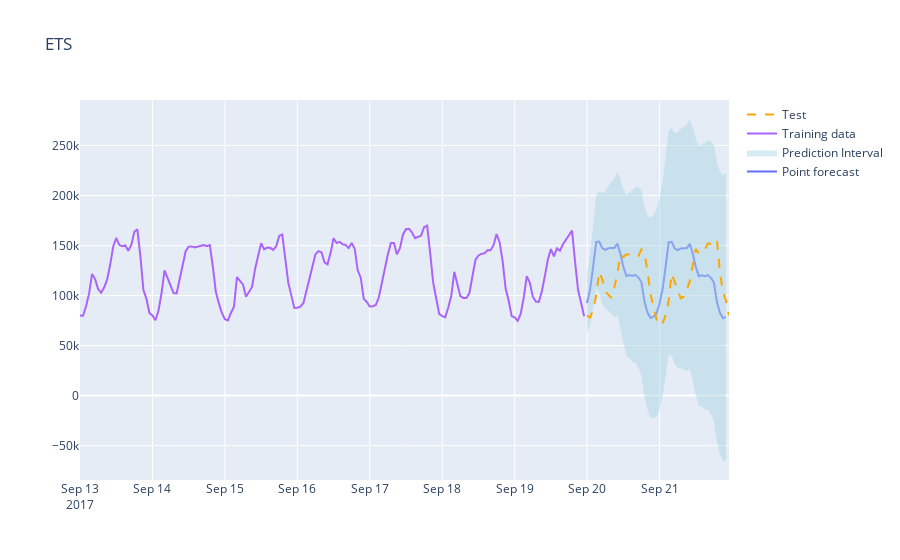

The code cell stored with this chart in its notebook:
### Code cell
fig = go.Figure()

fig.add_trace(
    go.Scatter(
        x=test.Time, y=ets_prediction["mean"], mode="lines", name="Point forecast"
    )
)

fig.add_trace(
    go.Scatter(
        x=test.Time,
        y=ets_prediction["pi_upper"],
        mode="lines",
        line=dict(width=0),
        showlegend=False,
    )
)

fig.add_trace(
    go.Scatter(
        x=test.Time,
        y=ets_prediction["pi_lower"],
        mode="lines",
        line=dict(width=0),
        fill="tonexty",
        fillcolor="rgba(173,216,230,0.5)",
        name="Prediction Interval",
    )
)

fig.add_trace(go.Scatter(x=train.Time, y=train["Ads"], name="Training data"))
fig.update_layout(title="ETS")

fig.add_trace(
    go.Scatter(
        x=test.Time, y=test.Ads, name="Test", line=dict(dash="dash", color="orange")
    )
)

fig.show()
